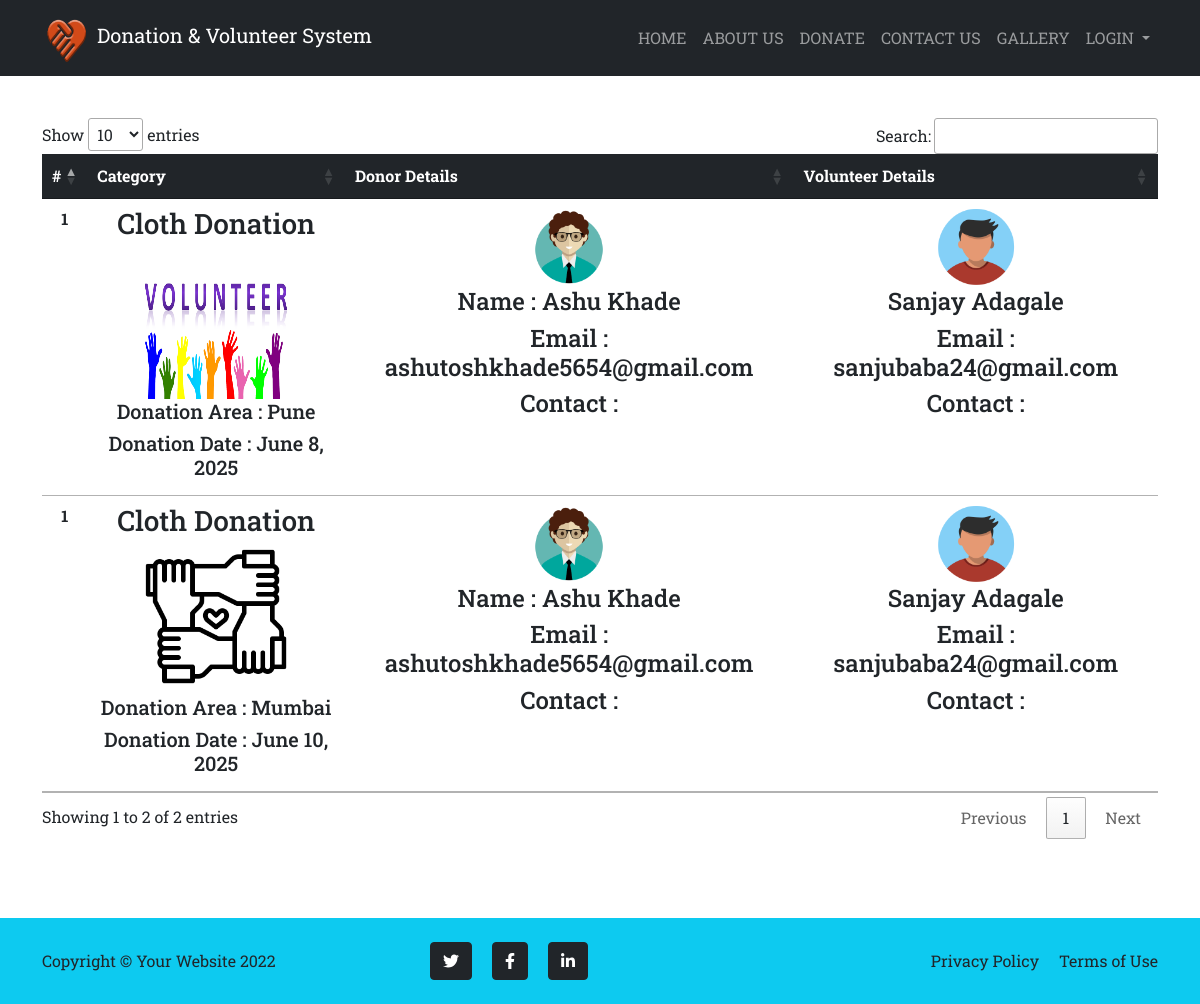
Page /gallery/ on the committed database.
### donation_volunteer_sys/models.py (models this page shows, shortened)
class Gallery(models.Model):
    donation = models.ForeignKey(Donation, on_delete=models.CASCADE)
    deliverypic = models.FileField(null=True)
    creationdate = models.DateTimeField(auto_now_add=True)

class Donation(models.Model):
    donor = models.ForeignKey(Donor, on_delete=models.CASCADE)
    donationname = models.CharField(choices=DONATION_CHOICES, max_length=200, null=True)
    donationpic = models.ImageField(upload_to='donation', null=True, blank=True)
    collectionloc = models.CharField(max_length=200, null=True)
    description = models.CharField(max_length=300, null=True)
    status = models.CharField(max_length=300, null=True)
    donationdate = models.DateField(null=True)
    adminremark = models.CharField(max_length=300, null=True)
    volunteer = models.ForeignKey(Volunteer, on_delete=models.CASCADE, null=True)
    donationarea = models.ForeignKey(DonationArea, on_delete=models.CASCADE, null=True)
    volunteerremark = models.CharField(max_length=300, null=True)
    updationdate = models.DateField(null=True)

class DonationArea(models.Model):
    areaname = models.CharField(max_length=200, null=True)
    description = models.CharField(max_length=230, null=True)
    creationdate = models.DateTimeField(auto_now_add=True)

class Donor(models.Model):
    user = models.ForeignKey(User, on_delete=models.CASCADE)
    contact = models.CharField(max_length=300, null=True)
    address = models.CharField(max_length=120, null=True)
    userpic = models.ImageField(upload_to='donor', null=True, blank=True)
    regdate = models.DateTimeField(auto_now_add=True)

class Volunteer(models.Model):
    user = models.ForeignKey(User, on_delete=models.CASCADE)
    contact = models.CharField(max_length=110, null=True)
    address = models.CharField(max_length=300, null=True)
    userpic = models.ImageField(upload_to='volunteer', null=True, blank=True)
    idpic = models.ImageField(upload_to='volunteer', null=True, blank=True)
    aboutme = models.CharField(max_length=300, null=True)
    status = models.CharField(max_length=120, null=True)
    regdate = models.DateTimeField(auto_now_add=True)
    adminremark = models.CharField(max_length=300, null=True)
    updationdate = models.DateField(null=True)

### donation_volunteer_sys/views.py (the view)
# urls.py: path("gallery/", views.gallery, name="gallery"),
def gallery(request):
    gallery=Gallery.objects.all()
    return render(request, "gallery.html",locals())

### donation_volunteer_sys/templates/gallery.html
{% extends 'base.html' %} {% load static %} {% block main %}
<div class="container mt-5 vh-100 table-responsive">
  <table id="mytable" class="table data">
    <thead class="table-dark">
      <tr class="text-center">
        <th scope="col">#</th>
        <th scope="col">Category</th>
        <th scope="col">Donor Details</th>
        <th scope="col">Volunteer Details</th>
      </tr>
    </thead>
    <tbody>
      {% for i in  gallery%}
      <tr class="text-center">
        <th>1</th>
        <td>
          <h3>Cloth Donation</h3>
          <img
            src="{{i.deliverypic.url}}"
            width="150"
            height="150"
          />
          <h5>Donation Area : {{i.donation.donationarea.areaname}}</h5>
          <h5>Donation Date : {{i.donation.donationdate}}</h5>
        </td>
        <td>
          <div>
            <img
              class="rounded-circle"
              src="{{i.donation.donor.userpic.url}}"
              width="80"
              height="80"
            />
          </div>
          <h4>Name : {{i.donation.donor.user.first_name}}  {{i.donation.donor.user.last_name}}</h4>
          <h4>Email :  {{i.donation.donor.user.email}}</h4>
          <h4>Contact :  {{i.donation.donor.conctact}}</h4>
        </td>
        <td>
          <div>
            <img
              class="rounded-circle"
              src="{{i.donation.volunteer.userpic.url}}"
              width="80"
              height="80"
            />
          </div>
          <h4>{{i.donation.volunteer.user.first_name}}  {{i.donation.volunteer.user.last_name}}</h4>
          <h4>Email :  {{i.donation.volunteer.user.email}}</h4>
          <h4>Contact :  {{i.donation.volunteer.conctact}}</h4>
        </td>
      </tr>
        {% endfor %}
    </tbody>
  </table>
</div>
{% endblock main %}

### donation_volunteer_sys/static/css/style.css (style rules this page uses)
body { padding-top: 70px; }

### rows in the picture
Gallery: deliverypic (picture), donation.donationarea.areaname "Pune", donation.donationdate "June 8, 2025", donation.donor.userpic (picture), donation.donor.user.first_name "Ashu", donation.donor.user.last_name "Khade", donation.donor.user.email "ashutoshkhade5654@gmail.com", donation.volunteer.userpic (picture), donation.volunteer.user.first_name "Sanjay", donation.volunteer.user.last_name "Adagale", donation.volunteer.user.email "sanjubaba24@gmail.com"
Gallery: deliverypic (picture), donation.donationarea.areaname "Mumbai", donation.donationdate "June 10, 2025", donation.donor.userpic (picture), donation.donor.user.first_name "Ashu", donation.donor.user.last_name "Khade", donation.donor.user.email "ashutoshkhade5654@gmail.com", donation.volunteer.userpic (picture), donation.volunteer.user.first_name "Sanjay", donation.volunteer.user.last_name "Adagale", donation.volunteer.user.email "sanjubaba24@gmail.com"
